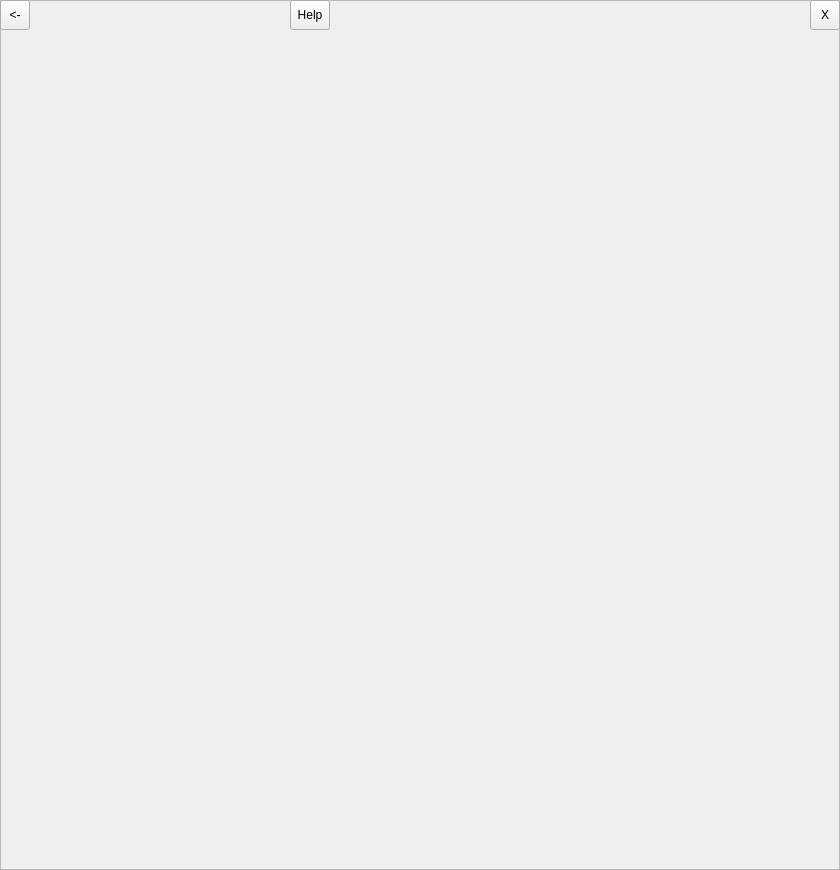
<?xml version="1.0" encoding="UTF-8"?>
<ui version="4.0">
 <class>level_middle</class>
 <widget class="QWidget" name="level_middle">
  <property name="geometry">
   <rect>
    <x>0</x>
    <y>0</y>
    <width>840</width>
    <height>870</height>
   </rect>
  </property>
  <property name="windowTitle">
   <string>Form</string>
  </property>
  <widget class="QFrame" name="frame">
   <property name="geometry">
    <rect>
     <x>0</x>
     <y>0</y>
     <width>840</width>
     <height>870</height>
    </rect>
   </property>
   <property name="frameShape">
    <enum>QFrame::StyledPanel</enum>
   </property>
   <property name="frameShadow">
    <enum>QFrame::Raised</enum>
   </property>
   <widget class="QToolButton" name="toolButton_back">
    <property name="geometry">
     <rect>
      <x>0</x>
      <y>0</y>
      <width>30</width>
      <height>30</height>
     </rect>
    </property>
    <property name="text">
     <string>&lt;-</string>
    </property>
   </widget>
   <widget class="QToolButton" name="toolButton_close">
    <property name="geometry">
     <rect>
      <x>810</x>
      <y>0</y>
      <width>30</width>
      <height>30</height>
     </rect>
    </property>
    <property name="text">
     <string>X</string>
    </property>
   </widget>
   <widget class="QToolButton" name="toolButton_help">
    <property name="geometry">
     <rect>
      <x>290</x>
      <y>0</y>
      <width>40</width>
      <height>30</height>
     </rect>
    </property>
    <property name="text">
     <string>Help</string>
    </property>
   </widget>
  </widget>
 </widget>
 <resources/>
 <connections/>
</ui>
